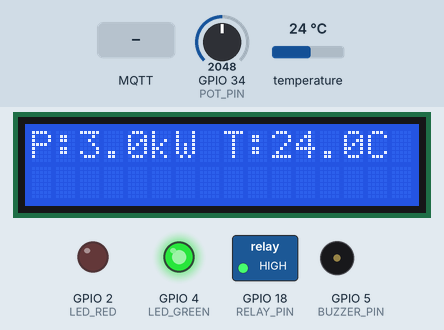
Bench run of a program on a simulated ESP32. Parts: 16×2 character LCD, switched loads named in the program (green lamp = pin HIGH), output pins drawn as LEDs (lit = HIGH), buzzer (waves = sounding). Inputs (shaded band) come from the test bench; at power-on: temperature 24 °C, GPIO 34 (POT_PIN) = 2048. WiFi joins after 1.5 s; servers stay silent unless stated; no MQTT or app messages arrive unless stated; what the program prints to the serial monitor is not drawn.

Above: at 3.7 s.
3.8 s: MQTT message "RELAY_OFF" arrives on the first subscribed topic
At 4.3 s:
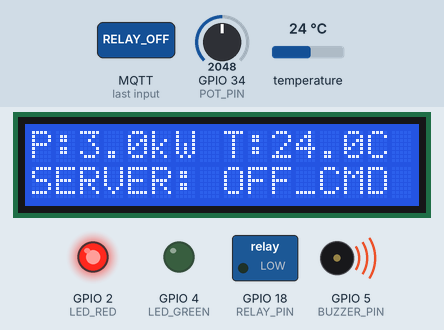
5.3 s: MQTT message "RELAY_ON" arrives on the first subscribed topic
At 6.5 s:
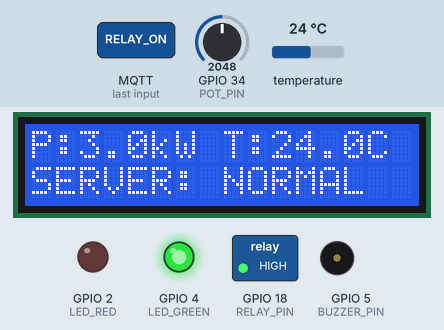
6.8 s: temperature set to 12 °C
At 9.0 s:
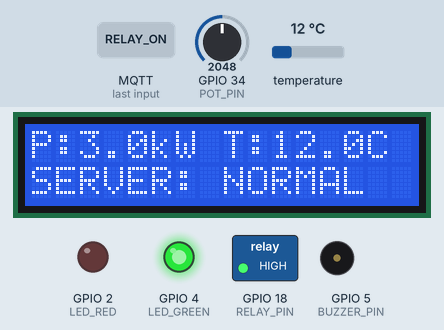
10.1 s: GPIO 34 (POT_PIN) set to 1960
At 11.7 s:
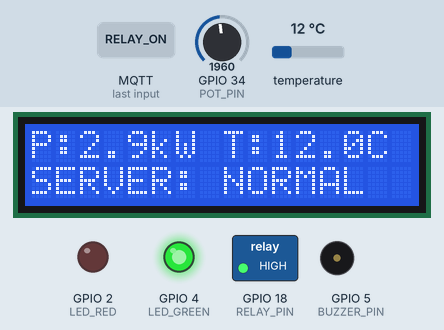
12.1 s: temperature set to 19 °C
At 13.3 s:
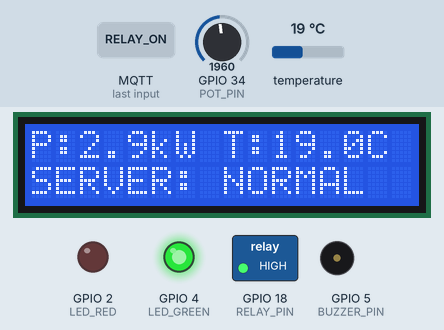
14.1 s: GPIO 34 (POT_PIN) set to 2040
At 16.1 s:
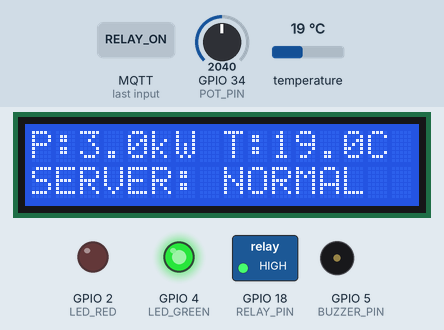
Timing chart, 0 to 17.1 s (numbered marks = the images above; inputs shaded):
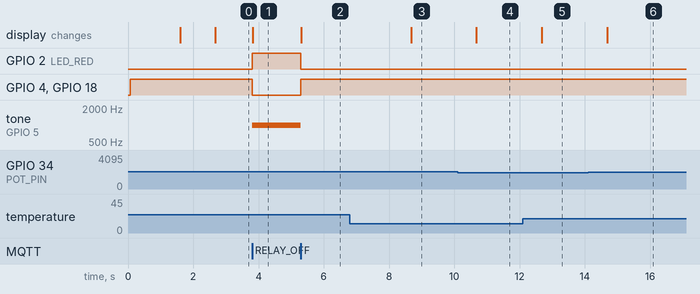

Measured:
- after the input at 3.8 s, GPIO 2 (LED_RED): LOW → HIGH at once; GPIO 4 (LED_GREEN), GPIO 18 (RELAY_PIN): HIGH → LOW at once; tone on GPIO 5 (BUZZER_PIN): silent → 1000 Hz at once; the display: changes at once (image 1)
- after the input at 5.3 s, GPIO 2 (LED_RED): HIGH → LOW at once; GPIO 4 (LED_GREEN), GPIO 18 (RELAY_PIN): LOW → HIGH at once; tone on GPIO 5 (BUZZER_PIN): 1000 Hz → silent at once; the display: changes at once (image 2)
- after the input at 6.8 s, the display: changes after 1.9 s (image 3)
- after the input at 10.1 s, the display: changes after 0.58 s (image 4)
- after the input at 12.1 s, the display: changes after 0.58 s (image 5)
- after the input at 14.1 s, the display: changes after 0.58 s (image 6)

The program:

main.cpp
```cpp
#include <Arduino.h>
#include <WiFi.h>
#include <PubSubClient.h>
#include <Wire.h>
#include <LiquidCrystal_I2C.h>
#include <DHTesp.h>

#define POT_PIN 34
#define DHT_PIN 15
#define RELAY_PIN 18
#define LED_GREEN 4
#define LED_RED 2
#define BUZZER_PIN 5

const char* ssid = "Wokwi-GUEST";
const char* password = "";
const char* mqtt_server = "test.mosquitto.org";

WiFiClient espClient;
PubSubClient client(espClient);

LiquidCrystal_I2C lcd(0x27, 16, 2);
DHTesp dht;

unsigned long lastMsg = 0;

void setup_wifi() {
  lcd.setCursor(0, 0);
  lcd.print("Connecting WiFi.");
  WiFi.begin(ssid, password, 6);
  while (WiFi.status() != WL_CONNECTED) {
    delay(500);
    Serial.print(".");
  }
  Serial.println("\nWiFi Connected!");
  lcd.clear();
  lcd.print("WiFi Connected!");
  delay(1000);
}

void callback(char* topic, byte* payload, unsigned int length) {
  String message = "";
  for (int i = 0; i < length; i++) {
    message += (char)payload[i];
  }
  Serial.println("Отримано команду з сервера: " + message);

  if (message == "RELAY_OFF") {
    digitalWrite(RELAY_PIN, LOW);
    digitalWrite(LED_GREEN, LOW);
    digitalWrite(LED_RED, HIGH);
    tone(BUZZER_PIN, 1000);
    lcd.setCursor(0, 1);
    lcd.print("SERVER: OFF_CMD ");
  }
  else if (message == "RELAY_ON") {
    digitalWrite(RELAY_PIN, HIGH);
    digitalWrite(LED_GREEN, HIGH);
    digitalWrite(LED_RED, LOW);
    noTone(BUZZER_PIN);
    lcd.setCursor(0, 1);
    lcd.print("SERVER: NORMAL  ");
  }
}
void reconnect() {
  while (!client.connected()) {
    Serial.print("Підключення до MQTT...");
    if (client.connect("ESP32_EnergySaver_Client")) {
      Serial.println("Успішно!");
      client.subscribe("energysaver/command");
    } else {
      Serial.print("Помилка, rc=");
      Serial.print(client.state());
      delay(5000);
    }
  }
}

void setup() {
  Serial.begin(115200);
  pinMode(RELAY_PIN, OUTPUT);
  pinMode(LED_GREEN, OUTPUT);
  pinMode(LED_RED, OUTPUT);
  pinMode(BUZZER_PIN, OUTPUT);

  dht.setup(DHT_PIN, DHTesp::DHT22);
  lcd.init();
  lcd.backlight();

  digitalWrite(RELAY_PIN, HIGH);
  digitalWrite(LED_GREEN, HIGH);

  setup_wifi();
  client.setServer(mqtt_server, 1883);
  client.setCallback(callback);
}

void loop() {
  if (!client.connected()) {
    reconnect();
  }
  client.loop();

  unsigned long now = millis();
  if (now - lastMsg > 2000) {
    lastMsg = now;

    int potValue = analogRead(POT_PIN);
    float power_kW = (potValue / 4095.0) * 6.0;
    float temp_C = dht.getTemperature();
    if (isnan(temp_C)) temp_C = 25.0;

    lcd.setCursor(0, 0);
    lcd.print("P:"); lcd.print(power_kW, 1);
    lcd.print("kW T:"); lcd.print(temp_C, 1); lcd.print("C  ");

    String payload = "{\"power\": " + String(power_kW, 2) + ", \"temp\": " + String(temp_C, 1) + "}";

    Serial.print("Відправка телеметрії: ");
    Serial.println(payload);

    client.publish("energysaver/telemetry", payload.c_str());
  }
}
```
